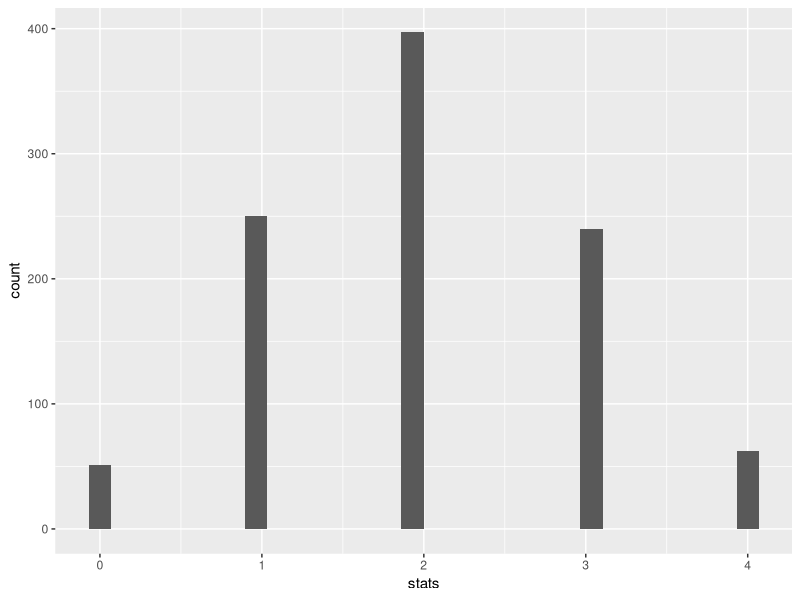

Write the R code that produced this figure.
## ---- chunk 1
knitr::opts_chunk$set(echo = TRUE,warning=FALSE,message=FALSE,results="hide",fig.show="hide")
## ---- chunk 2
library(tidyverse)
possible.outcomes=2 #Either we get a heads or a tails
p=.5 #This assumes our coin is fair
sample.size=4

sample=rbinom(sample.size,possible.outcomes-1,p)
sample
statistic=sum(sample)
## ---- chunk 3
possible.outcomes=2 #Either we get a heads or a tails
p=.5 #This assumes our coin is fair
sample.size=4 #I'm flipping my coin 4 times2
num.experiments=1000 #I have 1000 students doing the experiment
all.of.my.stats=data.frame(trial=seq(1,num.experiments),stats=NA)
#I am making a blank object that I'm going to fill in
for(j in 1:num.experiments){
  sample=rbinom(sample.size,possible.outcomes-1,p)
  all.of.my.stats[j,]$stats=sum(sample)
}
## ---- chunk 4

all.of.my.stats %>% ggplot(aes(x=stats))+geom_histogram()
## ---- chunk 5
all.of.my.stats %>% filter(stats==4)%>%summarise(total=n(),perc.total=n()/num.experiments)
## ---- chunk 6
possible.outcomes=2 #Either we get a heads or a tails
p=.5 #This assumes our coin is fair
sample.size=28
num.experiments=1000
all.of.my.stats=data.frame(trial=seq(1,num.experiments),stats=NA) 
#I am making a blank object that I'm going to fill in
for(j in 1:num.experiments){
  sample=rbinom(sample.size,possible.outcomes-1,p)
  all.of.my.stats[j,]$stats=sum(sample)
}
